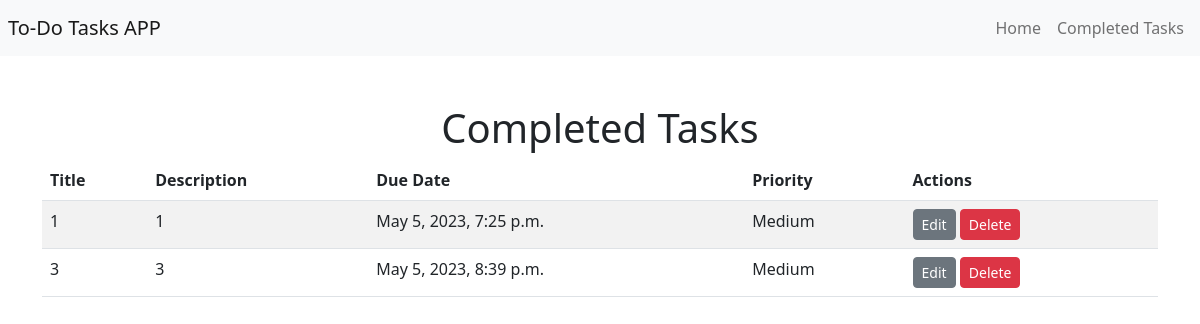
The page /completed/ on the database as committed earlier.
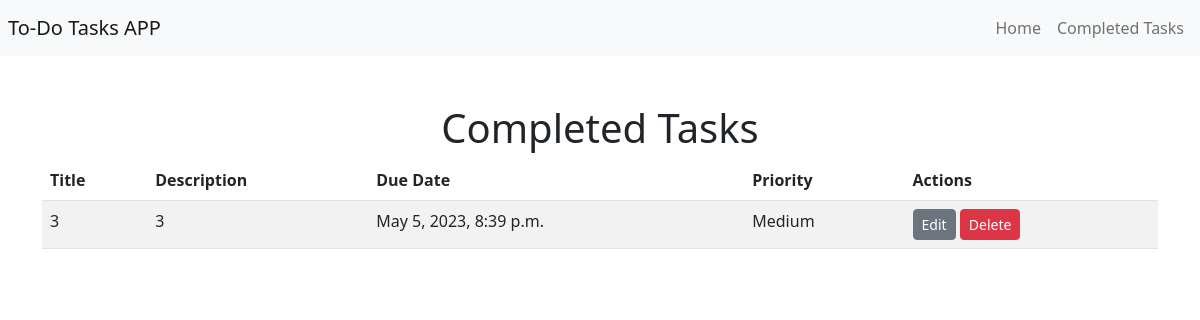
The same page on the database as committed later.
### todo/models.py (models this page shows, shortened)
class Task(models.Model):
    HIGH = 'H'
    MEDIUM = 'M'
    LOW = 'L'
    PRIORITY_CHOICES = [
        (HIGH, 'High'),
        (MEDIUM, 'Medium'),
        (LOW, 'Low'),
    ]
    title = models.CharField(max_length=200)
    description = models.TextField()
    due_date = models.DateTimeField(default=timezone.now)
    priority = models.CharField(max_length=1, choices=PRIORITY_CHOICES, default=MEDIUM)
    completed = models.BooleanField(default=False)

### todo/views.py (the view)
# urls.py: path('completed/', views.completed_tasks, name='completed_tasks'),
def completed_tasks(request):
    if request.method == 'POST':
        task_id = request.POST.get('task_id')
        task = Task.objects.get(id=task_id)
        task.completed = True
        task.save()
        completed_tasks = Task.objects.filter(completed=True).order_by('due_date', 'priority')
        return render(request, 'todo/completed_tasks.html', {'completed_tasks': completed_tasks})
    elif request.method =='GET':
        completed_tasks = Task.objects.filter(completed=True).order_by('due_date', 'priority')
        return render(request, 'todo/completed_tasks.html', {'completed_tasks': completed_tasks})

### todo/templates/todo/completed_tasks.html
{% extends "todo/base.html" %}
{% block content %}
  <h1>Completed Tasks</h1>
  <table class="table table-striped">
    <thead>
      <tr>
        <th>Title</th>
        <th>Description</th>
        <th>Due Date</th>
        <th>Priority</th>
        <th>Actions</th>
      </tr>
    </thead>
    <tbody>
      {% for task in completed_tasks %}
        <tr>
          <td>{{ task.title }}</td>
          <td>{{ task.description }}</td>
          <td>{{ task.due_date }}</td>
          <td>{{ task.get_priority_display }}</td>
          <td>
            <a href="{% url 'todo:task_edit' task.id %}" class="btn btn-secondary btn-sm">Edit</a>
            <a href="{% url 'todo:task_delete' task.id %}" class="btn btn-danger btn-sm">Delete</a>
          </td>
        </tr>
      {% empty %}
        <tr>
          <td colspan="5">No completed tasks yet.</td>
        </tr>
      {% endfor %}
    </tbody>
  </table>
{% endblock %}

Rows that differ between the two databases and show on the page:
removed Task: title "1", description "1", due_date "May 5, 2023, 7:25 p.m.", priority "Medium"
